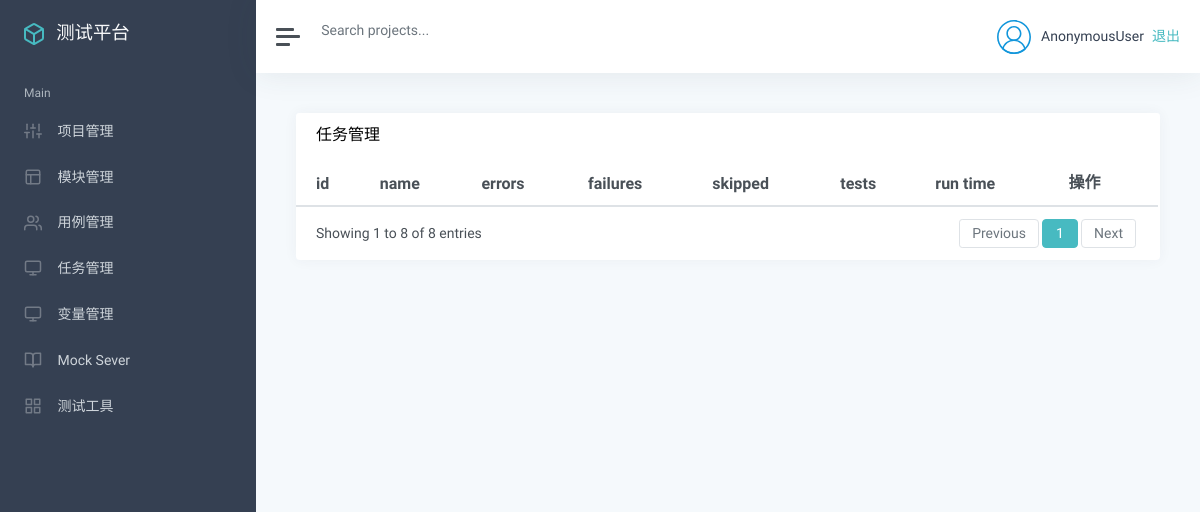
Before: /task/log/4/ with the older database file.
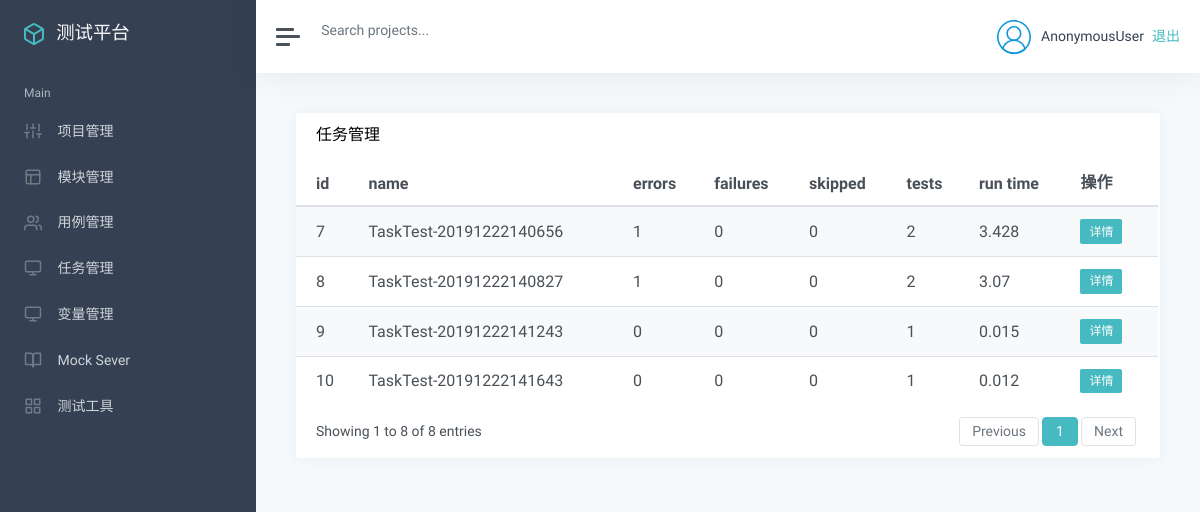
After: the same page with the newer database file.
### app_task/models.py (models this page shows, shortened)
class TestResult(models.Model):
    task = models.ForeignKey(TestTask, on_delete=models.CASCADE)
    name = models.CharField("名称", max_length=100, blank=False, default="")
    errors = models.IntegerField("错误用例")
    failures = models.IntegerField("失败用例")
    skipped = models.IntegerField("跳过用例")
    tests = models.IntegerField("总用例数")
    run_time = models.FloatField("运行时长")
    result = models.TextField("详细", default="")
    create_time = models.DateTimeField("创建时间", auto_now_add=True)

### app_task/views.py (the view)
# urls.py: path('log/<int:tid>/', views.log_list),
def log_list(request, tid):
    result = TestResult.objects.filter(task_id=tid)
    return render(request, "task/logs.html", {"result": result})

### templates/task/logs.html (shortened to what this page needs)
{% extends "manage.html" %}
{% block manage %}
<div class="card flex-fill">
    <div class="card-header">
        <h5 class="card-title mb-0" style="float:left">任务管理</h5>
    </div>
    <div id="datatables-dashboard-traffic_wrapper" class="dataTables_wrapper dt-bootstrap4 no-footer">
        <div class="row">
            <div class="col-sm-12">
                <table id="datatables-dashboard-traffic" class="table table-striped my-0 dataTable no-footer"
                    role="grid" aria-describedby="datatables-dashboard-traffic_info">
                    <thead>
                        <tr role="row">
                            <th>id</th>
                            <th>name</th>
                            <th>errors</th>
                            <th>failures</th>
                            <th>skipped</th>
                            <th>tests</th>
                            <th>run time</th>
                            <th>操作</th>
                        </tr>
                    </thead>
                    <tbody>
                        {% for r in result %}
                        <tr role="row" class="odd">
                            <td>{{ r.id }}</td>
                            <td>{{ r.name }}</td>
                            <td>{{ r.errors}}</td>
                            <td>{{ r.failures}}</td>
                            <td>{{ r.skipped}}</td>
                            <td>{{ r.tests}}</td>
                            <td>{{ r.run_time }}</td>
                            <td>
                                <button class="btn btn-primary btn-sm"
                                        data-toggle="modal"
                                        data-target="#myModal"
                                onclick="getLog('{{r.id}}')">详情</button>
                            </td>
                        </tr>
                        {% endfor %}
                    </tbody>
                </table>
            </div>
        </div>
        <div class="row">
            <div class="col-sm-12 col-md-5">
                <div class="dataTables_info" id="datatables-dashboard-traffic_info" role="status" aria-live="polite">
                    Showing 1 to 8 of 8 entries
                </div>
            </div>
            <div class="col-sm-12 col-md-7">
                <div class="dataTables_paginate paging_simple_numbers" id="datatables-dashboard-traffic_paginate">
                    <ul class="pagination">
                        <li class="paginate_button page-item previous disabled"
                            id="datatables-dashboard-traffic_previous">
                            <a href="#" aria-controls="datatables-dashboard-traffic" data-dt-idx="0" tabindex="0"
                                class="page-link">Previous</a>
                        </li>
                        <li class="paginate_button page-item active">
                            <a href="#" aria-controls="datatables-dashboard-traffic" data-dt-idx="1" tabindex="0"
                                class="page-link">1</a>
                        </li>
                        <li class="paginate_button page-item next disabled" id="datatables-dashboard-traffic_next">
                            <a href="#" aria-controls="datatables-dashboard-traffic" data-dt-idx="2" tabindex="0"
                                class="page-link">Next</a>
                        </li>
                    </ul>
                </div>
            </div>
        </div>
    </div>
</div>
{% endblock %}

### templates/manage.html (shortened to what this page needs)
{% extends "base.html" %}
{% block base %}
<div class="wrapper">
    <nav id="sidebar" class="sidebar">
        <div class="sidebar-content ">
            <a class="sidebar-brand" href="index.html">
                <span class="align-middle">测试平台</span>
            </a>
            <ul class="sidebar-nav">
                <li class="sidebar-header">
                    Main
                </li>
                <li class="sidebar-item">
                    <a href="/manage/project_list/" class="sidebar-link" aria-expanded="true">
                        <span class="align-middle">项目管理</span>
                    </a>
                </li>
                <li class="sidebar-item">
                    <a href="/manage/module_list/" class="sidebar-link collapsed">
                        <span class="align-middle">模块管理</span>
                    </a>
                </li>
                <li class="sidebar-item">
                    <a href="/case/" class="sidebar-link collapsed">
                        <span class="align-middle">用例管理</span>
                    </a>
                </li>
                <li class="sidebar-item">
                    <a href="/task/" class="sidebar-link collapsed">
                        <span class="align-middle">任务管理</span>
                    </a>
                </li>
                <li class="sidebar-item">
                    <a href="/variable/" class="sidebar-link collapsed">
                        <span class="align-middle">变量管理</span>
                    </a>
                </li>
                <li class="sidebar-item">
                    <a href="#documentation" class="sidebar-link collapsed">
                        <span class="align-middle">Mock Sever</span>
                    </a>
                </li>
                <li class="sidebar-item">
                    <a href="#ui" class="sidebar-link collapsed">
                        <span class="align-middle">测试工具</span>
                    </a>
                </li>
            </ul>
        </div>
    </nav>
    <div class="main">
        <nav class="navbar navbar-expand navbar-light bg-white">
            <a class="sidebar-toggle d-flex mr-2">
                <i class="hamburger align-self-center"></i>
            </a>
            <form class="form-inline d-none d-sm-inline-block">
                <input class="form-control form-control-no-border mr-sm-2" type="text" placeholder="Search projects..."
                       aria-label="Search">
            </form>
            <div class="navbar-collapse collapse">
                <ul class="navbar-nav ml-auto">
                    <li class="nav-item dropdown">
                        <a class="nav-link d-none d-sm-inline-block" href="#" data-toggle="dropdown">
                            <img src="/static/img/user.svg" class="avatar img-fluid rounded-circle mr-1"
                                 alt="Chris Wood">
                            <span class="text-dark">{{ user }}</span>
                            <a href="/logout/">退出</a>
                        </a>
                    </li>
                </ul>
            </div>
        </nav>
        <main class="content">
            <div class="container-fluid p-0">
                {% block manage %}
                {% endblock %}
            </div>
        </main>
    </div>
</div>
{% endblock %}

### templates/base.html (shortened to what this page needs)
<html>
<head>
    <link href="/static/css/theme.css" rel='stylesheet' type='text/css' />
    <link href="/static/css/classic.css" rel='stylesheet' type='text/css' />
</head>
<body>
{% block base %}{% endblock %}
</body>
</html>

Changed rows visible on the page:
added TestResult: id "7", name "TaskTest-20191222140656", errors "1", failures "0", skipped "0", tests "2", run_time "3.428"
added TestResult: id "8", name "TaskTest-20191222140827", errors "1", failures "0", skipped "0", tests "2", run_time "3.07"
added TestResult: id "9", name "TaskTest-20191222141243", errors "0", failures "0", skipped "0", tests "1", run_time "0.015"
added TestResult: id "10", name "TaskTest-20191222141643", errors "0", failures "0", skipped "0", tests "1", run_time "0.012"
